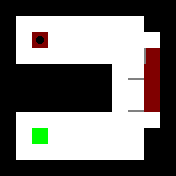

Below is a game level as drawn by its tile map, then a one-line description and the .tmx file that defines it, in full:
An orthogonal 11x11 tile map with 16x16 px tiles, 3 tile layers (Layer1, Layer2, Layer3).

<map version="1.0" orientation="orthogonal" renderorder="right-down" width="11" height="11" tilewidth="16" tileheight="16" nextobjectid="1">
 <tileset firstgid="1" source="../Tiles.tsx" />
 <layer name="Layer1" width="11" height="11">
  <data encoding="csv">
1,1,1,1,1,1,1,1,1,1,1,
1,5,5,5,5,5,5,5,5,1,1,
1,5,5,5,5,5,5,5,5,5,1,
1,5,5,5,5,5,5,5,5,5,1,
1,1,1,1,1,1,1,5,5,5,1,
1,1,1,1,1,1,1,5,5,5,1,
1,1,1,1,1,1,1,5,5,5,1,
1,5,5,5,5,5,5,5,5,5,1,
1,5,5,5,5,5,5,5,5,1,1,
1,5,5,5,5,5,5,5,5,1,1,
1,1,1,1,1,1,1,1,1,1,1
</data>
 </layer>
 <layer name="Layer2" width="11" height="11">
  <data encoding="csv">
0,0,0,0,0,0,0,0,0,0,0,
0,0,0,0,0,0,0,0,0,0,0,
0,0,7,0,0,0,0,0,0,0,0,
0,0,0,0,0,0,0,0,0,3,0,
0,0,0,0,0,0,0,0,0,3,0,
0,0,0,0,0,0,0,0,0,3,0,
0,0,0,0,0,0,0,0,0,3,0,
0,0,0,0,0,0,0,0,0,0,0,
0,0,4,0,0,0,0,0,0,0,0,
0,0,0,0,0,0,0,0,0,0,0,
0,0,0,0,0,0,0,0,0,0,0
</data>
 </layer>
 <layer name="Layer3" width="11" height="11">
  <data encoding="csv">
0,0,0,0,0,0,0,0,0,0,0,
0,0,0,0,0,0,0,0,0,0,0,
0,0,0,0,0,0,0,0,0,0,0,
0,0,0,0,0,0,0,0,0,10,0,
0,0,0,0,0,0,0,0,11,0,0,
0,0,0,0,0,0,0,0,0,0,0,
0,0,0,0,0,0,0,0,11,0,0,
0,0,0,0,0,0,0,0,0,0,0,
0,0,0,0,0,0,0,0,0,0,0,
0,0,0,0,0,0,0,0,0,0,0,
0,0,0,0,0,0,0,0,0,0,0
</data>
 </layer>
</map>
